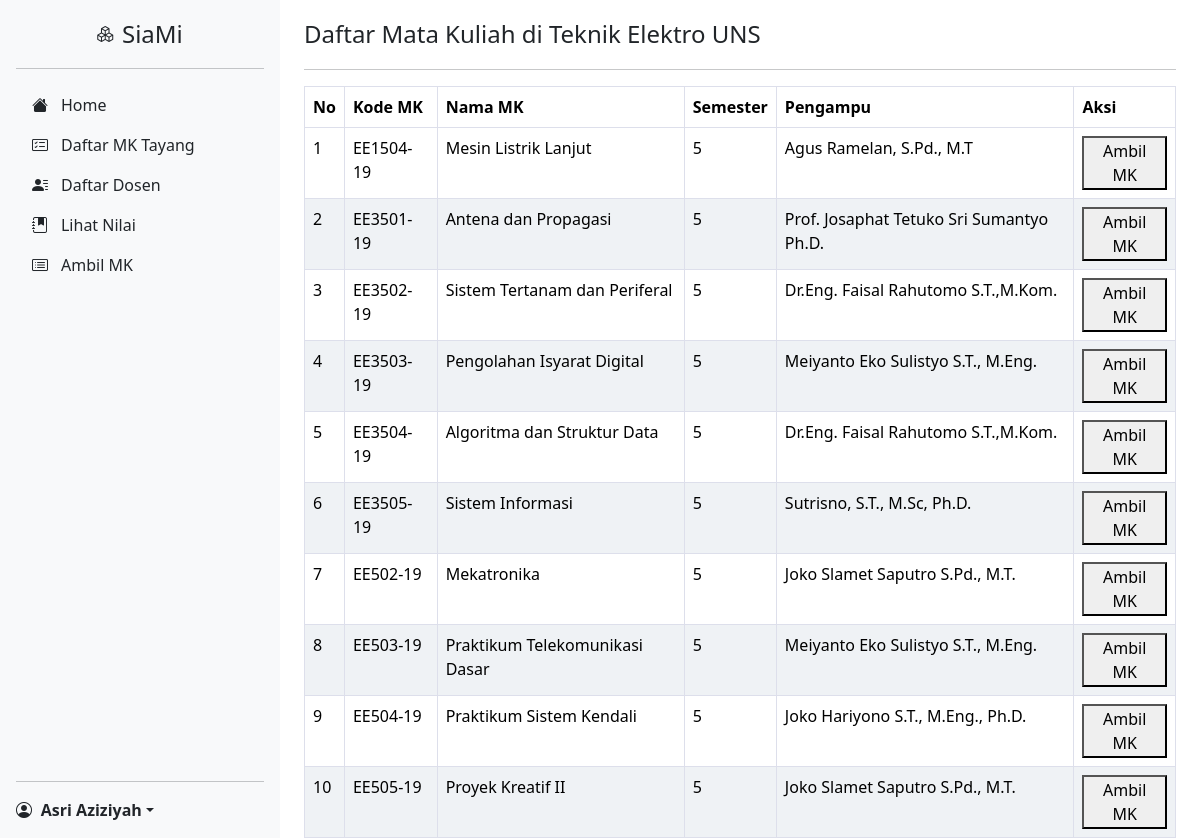
The app's page /view/mahasiswa/ambilmk.php (signed in) with its own data.
### tables this page shows
CREATE TABLE `mk` (
  `id` int(11) NOT NULL,
  `kode_mk` varchar(255) NOT NULL,
  `nama_mk` varchar(255) NOT NULL,
  `NIP_pengampu` varchar(255) NOT NULL,
  `semester` int(11) NOT NULL,
  `kategori` varchar(255) NOT NULL,
  `bobot_sks` int(11) NOT NULL
);

CREATE TABLE `dosen` (
  `id` int(11) NOT NULL,
  `nip` varchar(255) NOT NULL,
  `nama` varchar(255) NOT NULL,
  `role_id` int(11) NOT NULL
);

### view/mahasiswa/ambilmk.php (the view, shortened to what this page needs)
<?php
require '../../database/connect.php';
$daftarmk = mysqli_query($conn, "SELECT * FROM mk LEFT JOIN dosen ON mk.NIP_pengampu=dosen.nip ORDER BY kode_mk");
include 'layouts/header.php';
?>
<div class="container-sm">
     <header>
          <h3>Daftar Mata Kuliah di Teknik Elektro UNS</h3>
     </header>
     <hr>
     <table class="table table-bordered" width="100%" cellspacing="0">
          <thead>
               <tr>
                    <th scope="col">No</th>
                    <th scope="col">Kode MK</th>
                    <th scope="col">Nama MK</th>
                    <th scope="col">Semester</th>
                    <th scope="col">Pengampu</th>
                    <th scope="col">Aksi</th>
               </tr>
          </thead>
          <tbody>
               <?php
               $i = 1;
               while ($mk = mysqli_fetch_array($daftarmk)) {
               ?>
                    <tr>
                         <td><?= $i++ ?></td>
                         <td><?= $mk["kode_mk"] ?></td>
                         <td><?= $mk["nama_mk"] ?></td>
                         <td><?= $mk["semester"] ?></td>
                         <td><?= $mk["nama"] ?></td>
                         <form action="function.php" method="POST">
                              <td>
                                   <button type="submit" name="ambil_mk"> Ambil MK</button>
                              </td>
                         </form>
                    </tr>
               <?php } ?>
          </tbody>
     </table>
</div>

### css/ambilmk.css (style rules this page uses)
body { min-height: 100vh; min-height: -webkit-fill-available; }
html { height: -webkit-fill-available; }
header { margin-top: 20px; margin-bottom: 20px; }
.h3, h3 { font-size: calc(1.275rem + 0.3vw) !important; }
table { border-collapse: collapse; width: 100%; border-radius: 15px; }
th { display: table-cell; vertical-align: inherit; font-weight: bold; border-bottom-color: #000; }
table, td { padding: 8px 8px 8px 20px; }
tr:nth-child(even) { background-color: #eff2f5; }
.table-bordered th, .table-bordered td { border: 1px solid #dddfeb !important; }
hr:not([size]) { height: 1px; }
hr { margin: 1rem 0; color: inherit; background-color: currentColor; border: 0; opacity: 0.25; }

### records on screen
mk: kode_mk "EE1504-19", nama_mk "Mesin Listrik Lanjut", semester "5", dosen.nama "Agus Ramelan, S.Pd., M.T"
mk: kode_mk "EE3501-19", nama_mk "Antena dan Propagasi", semester "5", dosen.nama "Prof. Josaphat Tetuko Sri Sumantyo Ph.D."
mk: kode_mk "EE3502-19", nama_mk "Sistem Tertanam dan Periferal", semester "5", dosen.nama "Dr.Eng. Faisal Rahutomo S.T.,M.Kom."
mk: kode_mk "EE3503-19", nama_mk "Pengolahan Isyarat Digital", semester "5", dosen.nama "Meiyanto Eko Sulistyo S.T., M.Eng."
mk: kode_mk "EE3504-19", nama_mk "Algoritma dan Struktur Data", semester "5", dosen.nama "Dr.Eng. Faisal Rahutomo S.T.,M.Kom."
mk: kode_mk "EE3505-19", nama_mk "Sistem Informasi", semester "5", dosen.nama "Sutrisno, S.T., M.Sc, Ph.D."
mk: kode_mk "EE502-19", nama_mk "Mekatronika", semester "5", dosen.nama "Joko Slamet Saputro S.Pd., M.T."
mk: kode_mk "EE503-19", nama_mk "Praktikum Telekomunikasi Dasar", semester "5", dosen.nama "Meiyanto Eko Sulistyo S.T., M.Eng."
mk: kode_mk "EE504-19", nama_mk "Praktikum Sistem Kendali", semester "5", dosen.nama "Joko Hariyono S.T., M.Eng., Ph.D."
mk: kode_mk "EE505-19", nama_mk "Proyek Kreatif II", semester "5", dosen.nama "Joko Slamet Saputro S.Pd., M.T."

### other values on screen
$_SESSION["nama"] "Asri Aziziyah"
